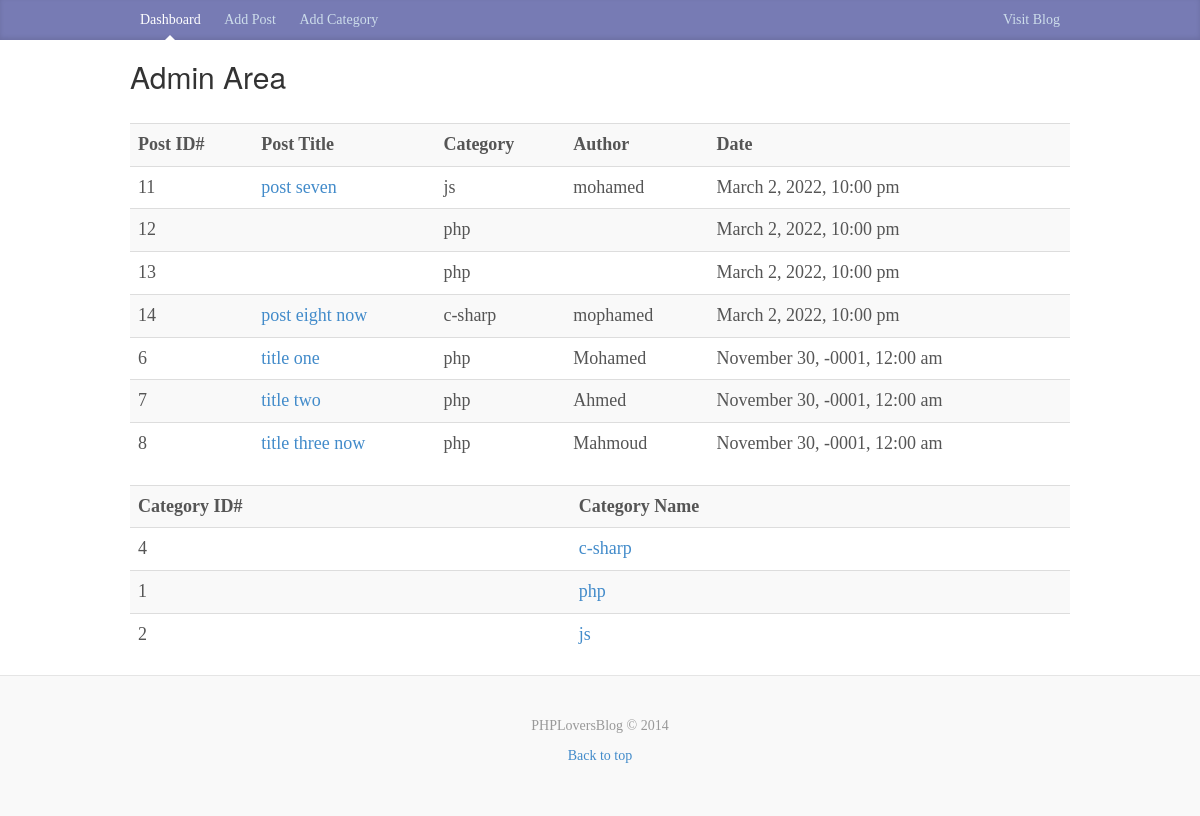
The app's page /admin/index.php with its own data.
### tables this page shows
CREATE TABLE `posts` (
  `id` int(11) NOT NULL,
  `title` varchar(20) NOT NULL,
  `body` text NOT NULL,
  `author` varchar(200) NOT NULL,
  `tag` varchar(200) NOT NULL,
  `category` int(22) NOT NULL,
  `created_at` timestamp NOT NULL DEFAULT current_timestamp()
);

CREATE TABLE `cats` (
  `id` int(11) NOT NULL,
  `cat_name` varchar(200) NOT NULL,
  `created_at` timestamp NOT NULL DEFAULT current_timestamp()
);

### libraries/Database.php (called while the page is built, shortened)
<?php
class Database {
    public $host      = DB_HOST;
    public $username  = DB_USER;
    public $password  = DB_PASS;
    public $dbname    = DB_NAME;
    public $link;
    private function connect() {
        $this->link = new PDO("mysql:host=$this->host;dbname=$this->dbname",$this->username,$this->password);
    }
    public function select($query) {
        $result = $this->link->query($query) or die("error");
        $result->execute();
        if($result->rowCount() > 0) {
            return $result;
        } else {
            return false;
        }
    }
}

### helpers/format_helper.php (called while the page is built, shortened)
<?php
 function formatDate($date){
	return date('F j, Y, g:i a',strtotime($date));
 }

### admin/index.php (the view)
<?php include 'includes/header.php'; ?>
<?php
  $db = new Database();
  $query = "SELECT
   posts.id as id,
   posts.title as title,
   posts.author as author,
   posts.created_at as created_at,
   cats.cat_name as cat_name
   FROM posts
   INNER JOIN cats ON posts.category = cats.id ORDER BY created_at DESC";
  $posts = $db->select($query);
  $query = "SELECT * FROM cats ORDER BY created_at DESC";
  $cats = $db->select($query);
?>
<table class="table table-striped">
	<tr>
		<th>Post ID#</th>
		<th>Post Title</th>
		<th>Category</th>
		<th>Author</th>
		<th>Date</th>
	</tr>
    <?php while($post = $posts->fetch(PDO::FETCH_OBJ)) : ?>
        <tr>
            <td><?php echo $post->id; ?></td>
            <td><a href="edit_post.php?id=<?php echo $post->id; ?>"><?php echo $post->title; ?></a></td>
            <td><?php echo $post->cat_name; ?></td>
            <td><?php echo $post->author; ?></td>
            <td><?php echo formatDate($post->created_at); ?></td>
        </tr>
    <?php endwhile; ?>
</table>
<table class="table table-striped">
	<tr>
		<th>Category ID#</th>
		<th>Category Name</th>
	</tr>
    <?php while ($cat = $cats->fetch(PDO::FETCH_OBJ)) : ?>
	<tr>
		<td><?php echo $cat->id; ?></td>
		<td><a href="edit_category.php?id=<?php echo $cat->id; ?>"><?php echo $cat->cat_name; ?></a></td>
	</tr>
    <?php endwhile; ?>
</table>
<?php include 'includes/footer.php'; ?>

### css/custom.css (style rules this page uses)
body { font-family: Georgia, "Times New Roman", Times, serif; color: #555; }

### records on screen
posts: id "11", title "post seven", cats.cat_name "js", author "mohamed", created_at "March 2, 2022, 10:00 pm"
posts: id "12", cats.cat_name "php", created_at "March 2, 2022, 10:00 pm"
posts: id "13", cats.cat_name "php", created_at "March 2, 2022, 10:00 pm"
posts: id "14", title "post eight now", cats.cat_name "c-sharp", author "mophamed", created_at "March 2, 2022, 10:00 pm"
posts: id "6", title "title one", cats.cat_name "php", author "Mohamed", created_at "November 30, -0001, 12:00 am"
posts: id "7", title "title two", cats.cat_name "php", author "Ahmed", created_at "November 30, -0001, 12:00 am"
posts: id "8", title "title three now", cats.cat_name "php", author "Mahmoud", created_at "November 30, -0001, 12:00 am"
cats: id "4", cat_name "c-sharp"
cats: id "1", cat_name "php"
cats: id "2", cat_name "js"
